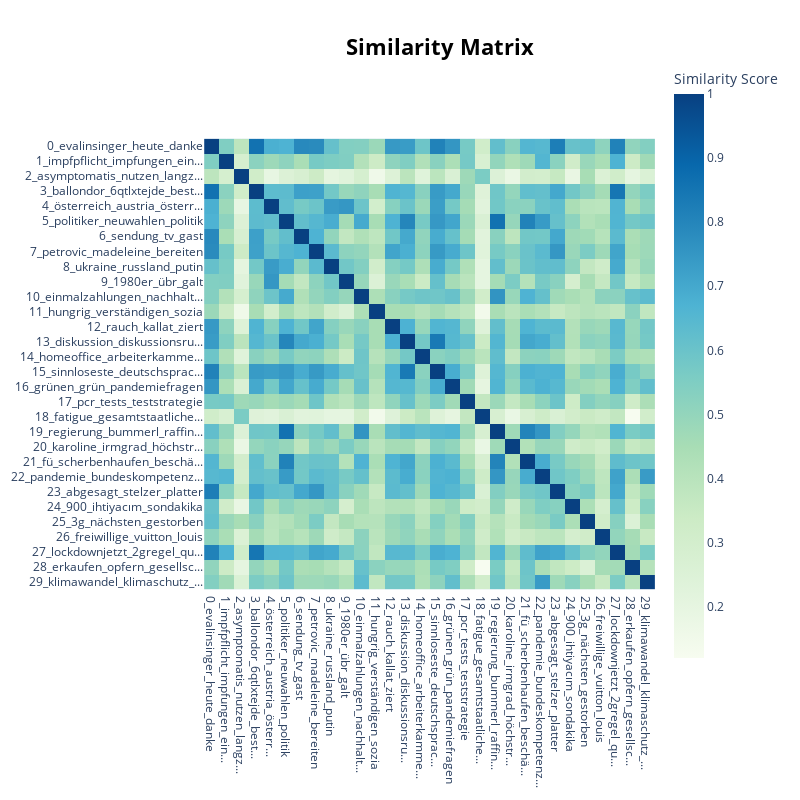

This figure's notebook cell:
### Code cell
#similarity heatmap
topic_model.visualize_heatmap(top_n_topics=30)

### Figure 1 — Plotly figure (JSON) as saved in the notebook; plotly's stock layout.template omitted (floating-point values rounded to 4 significant figures; data arrays with more than 128 entries replaced by an {"elided": "..."} marker saying what was removed)
{"data": [{"coloraxis": "coloraxis", "hovertemplate": "x: %{x}<br>y: %{y}<br>Similarity Score: %{z}<extra></extra>", "name": "0", "type": "heatmap", "x": ["0_evalinsinger_heute_danke", "1_impfpflicht_impfungen_ein...", "2_asymptomatis_nutzen_langz...", "3_ballondor_6qtlxtejde_best...", "4_österreich_austria_österr...", "5_politiker_neuwahlen_politik", "6_sendung_tv_gast", "7_petrovic_madeleine_bereiten", "8_ukraine_russland_putin", "9_1980er_übr_galt", "10_einmalzahlungen_nachhalt...", "11_hungrig_verständigen_sozia", "12_rauch_kallat_ziert", "13_diskussion_diskussionsru...", "14_homeoffice_arbeiterkamme...", "15_sinnloseste_deutschsprac...", "16_grünen_grün_pandemiefragen", "17_pcr_tests_teststrategie", "18_fatigue_gesamtstaatliche...", "19_regierung_bummerl_raffin...", "20_karoline_irmgrad_höchstr...", "21_fü_scherbenhaufen_beschä...", "22_pandemie_bundeskompetenz...", "23_abgesagt_stelzer_platter", "24_900_ihtiyacım_sondakika", "25_3g_nächsten_gestorben", "26_freiwillige_vuitton_louis", "27_lockdownjetzt_2gregel_qu...", "28_erkaufen_opfern_gesellsc...", "29_klimawandel_klimaschutz_..."], "xaxis": "x", "y": ["0_evalinsinger_heute_danke", "1_impfpflicht_impfungen_ein...", "2_asymptomatis_nutzen_langz...", "3_ballondor_6qtlxtejde_best...", "4_österreich_austria_österr...", "5_politiker_neuwahlen_politik", "6_sendung_tv_gast", "7_petrovic_madeleine_bereiten", "8_ukraine_russland_putin", "9_1980er_übr_galt", "10_einmalzahlungen_nachhalt...", "11_hungrig_verständigen_sozia", "12_rauch_kallat_ziert", "13_diskussion_diskussionsru...", "14_homeoffice_arbeiterkamme...", "15_sinnloseste_deutschsprac...", "16_grünen_grün_pandemiefragen", "17_pcr_tests_teststrategie", "18_fatigue_gesamtstaatliche...", "19_regierung_bummerl_raffin...", "20_karoline_irmgrad_höchstr...", "21_fü_scherbenhaufen_beschä...", "22_pandemie_bundeskompetenz...", "23_abgesagt_stelzer_platter", "24_900_ihtiyacım_sondakika", "25_3g_nächsten_gestorben", "26_freiwillige_vuitton_louis", "27_lockdownjetzt_2gregel_qu...", "28_erkaufen_opfern_gesellsc...", "29_klimawandel_klimaschutz_..."], "yaxis": "y", "z": {"elided": "30x30 float values"}}], "layout": {"coloraxis": {"colorbar": {"title": {"text": "Similarity Score"}}, "colorscale": [[0, "rgb(247,252,240)"], [0.125, "rgb(224,243,219)"], [0.25, "rgb(204,235,197)"], [0.375, "rgb(168,221,181)"], [0.5, "rgb(123,204,196)"], [0.625, "rgb(78,179,211)"], [0.75, "rgb(43,140,190)"], [0.875, "rgb(8,104,172)"], [1, "rgb(8,64,129)"]]}, "height": 800, "hoverlabel": {"bgcolor": "white", "font": {"family": "Rockwell", "size": 16}}, "legend": {"title": {"text": "Trend"}}, "margin": {"t": 60}, "showlegend": true, "title": {"font": {"color": "Black", "size": 22}, "text": "<b>Similarity Matrix</b>", "x": 0.55, "xanchor": "center", "y": 0.95, "yanchor": "top"}, "width": 800, "xaxis": {"anchor": "y", "constrain": "domain", "domain": [0, 1], "scaleanchor": "y"}, "yaxis": {"anchor": "x", "autorange": "reversed", "constrain": "domain", "domain": [0, 1]}}}
